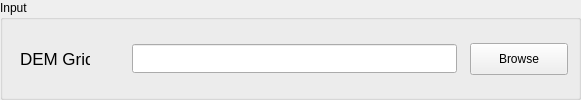
  <widget class="QGroupBox" name="groupBoxInput">
   <property name="geometry">
    <rect>
     <x>17</x>
     <y>17</y>
     <width>581</width>
     <height>100</height>
    </rect>
   </property>
   <property name="title">
    <string>Input</string>
   </property>
   <widget class="QLineEdit" name="lineEditDEM">
    <property name="geometry">
     <rect>
      <x>132</x>
      <y>44</y>
      <width>325</width>
      <height>29</height>
     </rect>
    </property>
    <property name="font">
     <font>
      <pointsize>14</pointsize>
      <weight>75</weight>
      <bold>true</bold>
     </font>
    </property>
   </widget>
   <widget class="QPushButton" name="pushButtonDEM">
    <property name="geometry">
     <rect>
      <x>470</x>
      <y>43</y>
      <width>98</width>
      <height>32</height>
     </rect>
    </property>
    <property name="text">
     <string>Browse</string>
    </property>
    <property name="checkable">
     <bool>false</bool>
    </property>
    <property name="autoDefault">
     <bool>false</bool>
    </property>
    <property name="flat">
     <bool>false</bool>
    </property>
   </widget>
   <widget class="QLabel" name="textLabel1">
    <property name="geometry">
     <rect>
      <x>20</x>
      <y>43</y>
      <width>70</width>
      <height>31</height>
     </rect>
    </property>
    <property name="font">
     <font>
      <pointsize>13</pointsize>
     </font>
    </property>
    <property name="text">
     <string>DEM Grid</string>
    </property>
   </widget>
  </widget>
